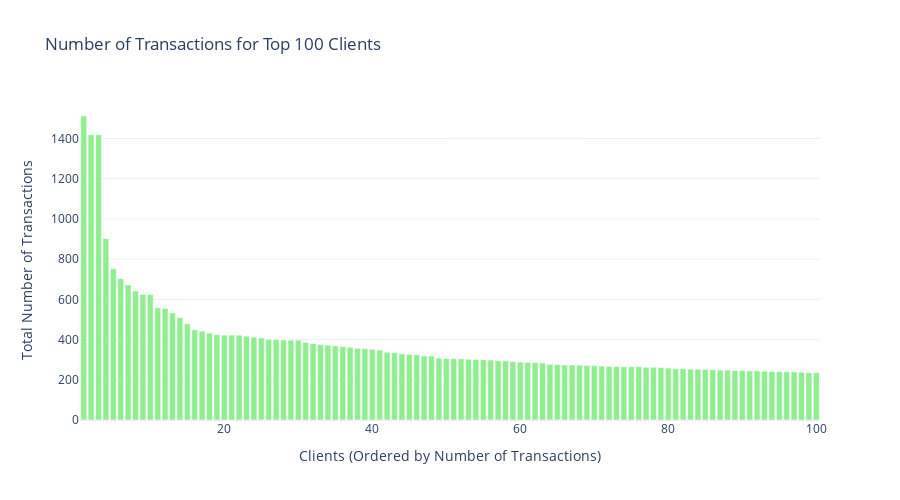

Notebook source saved alongside this figure:
### Code cell
# -- 5. TOP 100 CLIENTS TRANSACTIONS CHART --

# Remove canceled/refunded, keep only revenue > 0
data_m2_noCancel_noRefund = data_m2[
    ~data_m2['order_status'].str.contains("|".join(order_status_keyWords_Refund_Cancel), case=False, na=False) & 
    (data_m2['revenue_converted'] > 0)
].copy()

# Group by customer and sum the revenue (Grand Total)
client_transaction = data_m2_noCancel_noRefund.groupby('user_id')['transaction_id'].count()

# Sort by revenue in descending order
client_transaction = client_transaction.sort_values(ascending=False)

# Limit the data to top 100 clients
top_100_transaction = client_transaction.head(100)

# Create the Plotly figure
fig_top_client_transactions = go.Figure()

# Use a bar chart instead of a line chart
fig_top_client_transactions.add_trace(go.Bar(
    x=list(range(1, len(top_100_transaction) + 1)), 
    y=top_100_transaction,  
    name='Number of Transactions by Client',
    marker=dict(color='lightgreen')  
))

# Customize the layout
fig_top_client_transactions.update_layout(
    title='Number of Transactions for Top 100 Clients',
    xaxis_title='Clients (Ordered by Number of Transactions)',
    yaxis_title='Total Number of Transactions',
    yaxis=dict(tickformat="d"),  # Ensure the y-axis shows integer values
    template='plotly_white',
    width=900,
    height=500,
)

fig_top_client_transactions.show()

### Figure 1 — Plotly figure (JSON) as saved in the notebook; plotly's stock layout.template omitted (floating-point values rounded to 4 significant figures)
{"data": [{"marker": {"color": "lightgreen"}, "name": "Number of Transactions by Client", "type": "bar", "x": [1, 2, 3, 4, 5, 6, 7, 8, 9, 10, 11, 12, 13, 14, 15, 16, 17, 18, 19, 20, 21, 22, 23, 24, 25, 26, 27, 28, 29, 30, 31, 32, 33, 34, 35, 36, 37, 38, 39, 40, 41, 42, 43, 44, 45, 46, 47, 48, 49, 50, 51, 52, 53, 54, 55, 56, 57, 58, 59, 60, 61, 62, 63, 64, 65, 66, 67, 68, 69, 70, 71, 72, 73, 74, 75, 76, 77, 78, 79, 80, 81, 82, 83, 84, 85, 86, 87, 88, 89, 90, 91, 92, 93, 94, 95, 96, 97, 98, 99, 100], "y": [1512, 1419, 1419, 902, 752, 703, 672, 641, 625, 624, 558, 555, 533, 509, 478, 448, 442, 432, 424, 422, 422, 422, 417, 412, 408, 401, 400, 398, 397, 397, 386, 380, 375, 372, 369, 365, 362, 357, 355, 352, 348, 337, 335, 329, 326, 324, 318, 318, 308, 306, 305, 304, 302, 301, 300, 298, 296, 295, 291, 288, 286, 285, 284, 277, 276, 274, 274, 273, 271, 270, 268, 267, 266, 265, 265, 265, 262, 262, 261, 258, 255, 255, 253, 252, 252, 250, 248, 248, 246, 246, 244, 244, 243, 241, 240, 240, 239, 238, 235, 235]}], "layout": {"height": 500, "title": {"text": "Number of Transactions for Top 100 Clients"}, "width": 900, "xaxis": {"title": {"text": "Clients (Ordered by Number of Transactions)"}}, "yaxis": {"tickformat": "d", "title": {"text": "Total Number of Transactions"}}}}
